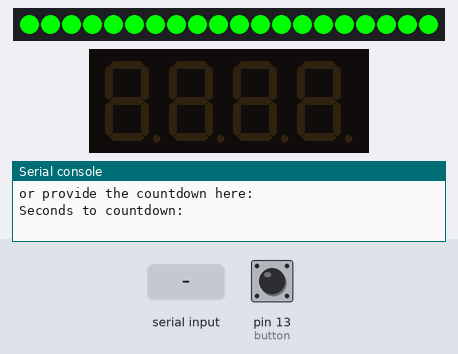
Simulated run of this program. Board: MicroPython board. Shown: 20 RGB LEDs in strip order, left to right, 4-digit seven-segment display, the last lines printed to the serial console. The test bench sets the inputs (shaded band); at power-on: pin 13 (button) HIGH. Library files of the repository ran but are not shown: tm1637.py.

Above: at 1.2 s.
1.3 s: "1" typed at the serial console, then Enter
At 8.0 s:
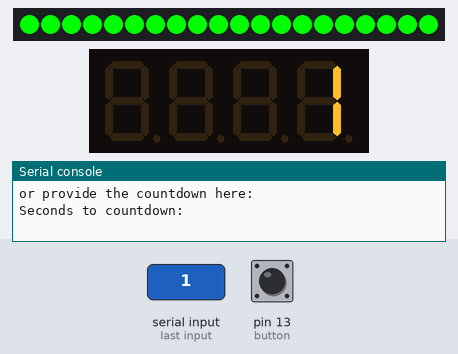
9.5 s: pin 13 (button) pulled LOW for 1 s
At 10.4 s:
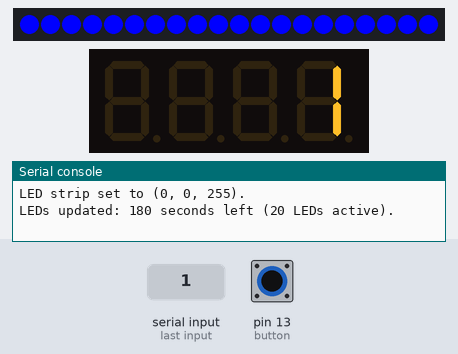
13.5 s: "2" typed at the serial console, then Enter
At 14.7 s:
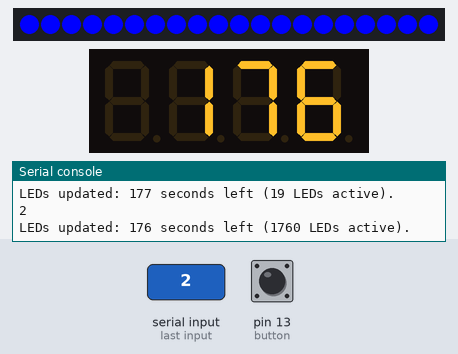
15.4 s: pin 13 (button) pulsed LOW 5 times (0.12 s each, 0.3 s apart)
At 17.4 s:
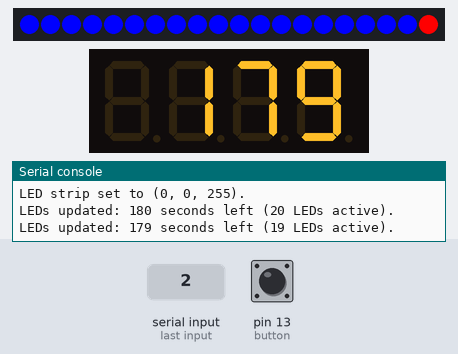
Timing chart, 0 to 18.9 s (numbered marks = the images above; inputs shaded):
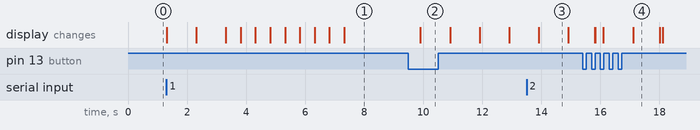

The program:

main.py
```python
"""
## WHAT

the goal is to have an addressable LED strip showing remaining time to speakers and to judges

## OPERATION

the countdown starts at `COUNTDOWN_TIME` or whatever is supplied on the terminal as `GOOD` (green)
as the remaining time decrements, LED segments of the strip should be turning ti `EXPIRING` (red)
total number of LEDs must be provided in `NUM_LEDS`

when stopped, 1 button click to start countdown
when running, 2 button clicks to restart

## SETUP:

powered via 5V/12V (based on the strip - WS2812?). the ESP has own step-down convertor
make sure to connect a button, not a switch
"""

import machine
import neopixel
import time

from tm1637 import TM1637

# Configuration constants
LED_PIN = 5  # GPIO pin connected to the LED strip
BUTTON_PIN = 13  # GPIO pin connected to the button
NUM_LEDS = 20  # Length of the LED strip (adjust for 30, 60, 100 LEDs, etc.)
COUNTDOWN_TIME = 180  # Countdown time in seconds
LED_UPDATE_INTERVAL = (
    COUNTDOWN_TIME / NUM_LEDS
)  # Time interval for each LED to turn off

# Initialize the NeoPixel strip
np = neopixel.NeoPixel(machine.Pin(LED_PIN), NUM_LEDS)

# Button setup
button = machine.Pin(BUTTON_PIN, machine.Pin.IN, machine.Pin.PULL_UP)


# display
lcd = TM1637(machine.Pin(14), machine.Pin(12))
lcd.brightness(7)

# Globals for state tracking
countdown_running = False
seconds_left = COUNTDOWN_TIME
button_pressed_time = 0
click_count = 0

# colors .. RBG not RGB with this strip!
STANDBY = (0, 255, 0)
GOOD = (0, 0, 255)
EXPIRING = (255, 0, 0)
CLEAR = (0, 0, 0)
BLINK_DELAY = 0.5

# Timer for countdown
timer = machine.Timer(-1)


def set_whole_strip(color):
    """All LEDs to specific color."""
    for i in range(NUM_LEDS):
        np[i] = color
    np.write()
    print(f"LED strip set to {color}.")


def blink_all():
    print("blinking")
    for _ in range(4):
        set_whole_strip(CLEAR)
        time.sleep(BLINK_DELAY)
        set_whole_strip(EXPIRING)
        time.sleep(BLINK_DELAY)


def update_leds():
    """Update the LED strip to show the current countdown state."""

    active_leds = int((seconds_left / COUNTDOWN_TIME) * NUM_LEDS)
    # print(leds_to_turn_off)
    for i in range(NUM_LEDS):
        if i >= active_leds:
            np[i] = EXPIRING  # Red for turned-off LEDs
        else:
            np[i] = GOOD  # Green for active LEDs
    np.write()
    print(f"LEDs updated: {seconds_left} seconds left ({active_leds} LEDs active).")


def countdown_callback(timer):
    """Callback function for the countdown timer."""
    global seconds_left, countdown_running

    if seconds_left > 0:
        seconds_left -= 1
        update_leds()
        lcd.number(seconds_left)
    else:
        countdown_running = False
        lcd.number(COUNTDOWN_TIME)
        timer.deinit()  # Stop the timer
        print("Countdown complete!")
        blink_all()
        set_whole_strip(STANDBY)


def reset_countdown():
    """Reset and clear the countdown."""
    global countdown_running, seconds_left
    print("Stopping and resetting countdown.")
    timer.deinit()
    countdown_running = False
    seconds_left = COUNTDOWN_TIME
    set_whole_strip(STANDBY)


def button_handler(pin):
    """Interrupt handler for the button."""
    global countdown_running, button_pressed_time, click_count

    current_time = time.ticks_ms()
    # Debounce check: Ignore button presses occurring within 300ms of each other
    if time.ticks_diff(current_time, button_pressed_time) < 300:
        return
    button_pressed_time = current_time

    click_count += 1  # Track button presses

    def process_clicks():
        global click_count
        if click_count == 1:
            if not countdown_running:
                # Single click starts the countdown
                print("countdown not running + single click detected")
                start_countdown()
        elif click_count == 2:
            # Double click stops and resets the countdown
            print("double click detected")
            lcd.number(COUNTDOWN_TIME)
            reset_countdown()
        click_count = 0  # Reset click count after processing

    # Schedule click processing after a short delay to distinguish single and double clicks
    machine.Timer(-1).init(
        period=400, mode=machine.Timer.ONE_SHOT, callback=lambda t: process_clicks()
    )


def start_countdown(total_time=COUNTDOWN_TIME):
    """Start the countdown."""
    global countdown_running, seconds_left
    global COUNTDOWN_TIME
    COUNTDOWN_TIME = total_time

    if not countdown_running:
        print("Starting countdown. (counter not running + single click)")
        set_whole_strip(GOOD)

        countdown_running = True
        seconds_left = total_time
        update_leds()
        timer.init(
            period=1000, mode=machine.Timer.PERIODIC, callback=countdown_callback
        )


button.irq(trigger=machine.Pin.IRQ_FALLING, handler=button_handler)
if __name__ == "__main__":
    while True:
        print("\n" * 3)
        set_whole_strip(STANDBY)
        print("System ready. Press the button to start the countdown.")
        print("or provide the countdown here:")
        sec = input("Seconds to countdown: ")
        try:
            start_countdown(int(sec))
            time.sleep(
                COUNTDOWN_TIME + 5 * BLINK_DELAY
            )  # don't return prompt while the async is running
        except:
            print("lol, you don't know what a number is")
```
